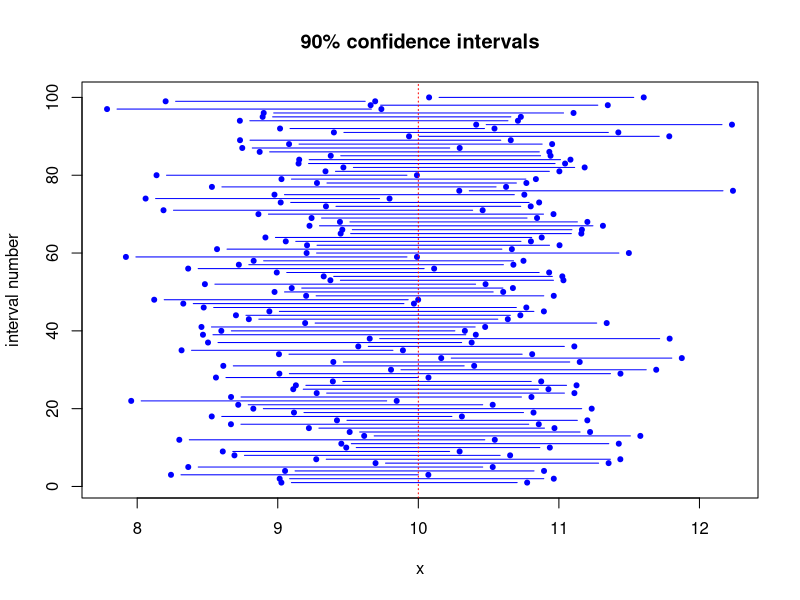
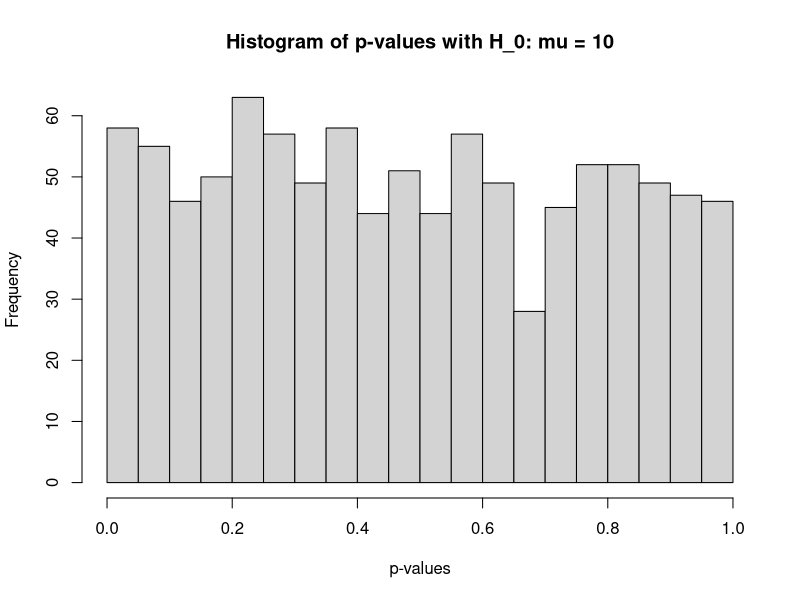
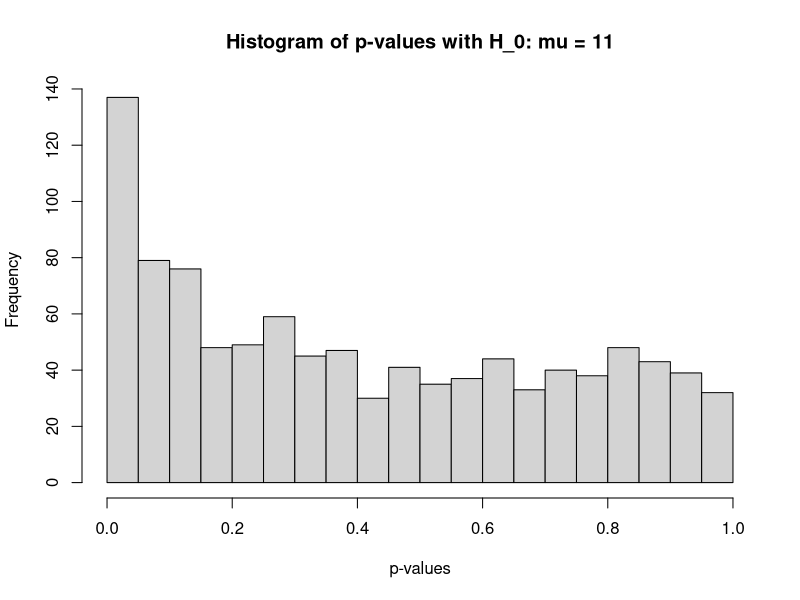

Recreate these plots in R, in order.
## ---- chunk 1
library(knitr)
opts_chunk$set(echo = TRUE, 
               warning = FALSE,
               message = FALSE,
               fig.align = "center", 
               fig.width = 6, 
               fig.height = 5,
               out.height = "40%")
set.seed(12314159)
# Number of characters width in printing.
options(width = 72)

## ---- chunk 2
conf.intervals <- function(mu = 0,           # true mean of normals
                           sigma = 1,        # true sd of normals
                           sampleSize = 100, # size of normal sample
                           level = 0.95,     # confidence level
                           nIntervals = 20   # number of intervals
                           ){
   conf_df <- data.frame()
   for(i in 1:nIntervals){
      data <- rnorm(sampleSize, mu, sigma)
      t_stats <- t.test(data, conf.level = level) #contains statistics, parameter, p.value, conf.int, ...
      conf_interval <- t_stats$conf.int  #gives us confidence interval: lwr & upr
      conf_df[i,'lwr'] <- conf_interval[1]
      conf_df[i,'upr'] <- conf_interval[2]
   }
   return(conf_df)
}
set.seed(1234567)
head(conf.intervals(), 2)
## ---- chunk 3
      #set.seed(1234567)
      intervals90 <- conf.intervals( mu = 10,           # true mean of normals
                              sigma = 3,        # true sd of normals
                              sampleSize = 30, # size of normal sample
                              level = 0.90,     # confidence level
                              nIntervals = 100)
      head(intervals90, 2)
## ---- chunk 4
lowestX <- min(intervals90$lwr)
highestX <- max(intervals90$upr)
xlim <- c(lowestX, highestX)
ylim <- c(1,100)
plot(0, type = "n", xlim = xlim, ylim = ylim,
     xlab = "x", ylab = "interval number",
     main = "90% confidence intervals")
for(i in 1:100) {lines(c(intervals90$lwr[i],intervals90$upr[i]), c(i,i), pch = 20, col = "blue", type = "b")}
abline(v=10, col="red", lty=3)
## ---- chunk 5
count <- 0
for (i in 1:100){
   if ((intervals90$lwr[i] < 10) & (intervals90$upr[i] > 10)){
      count <- count + 1
   }
}
count
## ---- chunk 6
set.seed(1234567)
p.values <- function(mu = 0,        # true mean of normals
                  sigma = 1,        # true sd of normals
                  sampleSize = 100, # size of normal sample
                  mu_0 = 0,         # hypothesized mean
                  nSamples = 20     # number of samples
                  ){
   v <- vector(mode="numeric", length=nSamples)
   test <- data.frame()
   for(i in 1:nSamples){
      test <- rnorm(sampleSize, mu, sigma)
      stats <- t.test(test,mu = mu_0)
      v[i] <- stats$p.value
   }
   return(v)
}
head(p.values(), 2)
## ---- chunk 7
pvals <- p.values(10, 9, 50, 10, 1000)
hist(pvals, breaks = 30, xlab = "p-values", main = "Histogram of p-values with H_0: mu = 10")
## ---- chunk 8
pvals <- p.values(11, 9, 50, 10, 1000)
hist(pvals, breaks = 30, xlab = "p-values", main = "Histogram of p-values with H_0: mu = 11")
